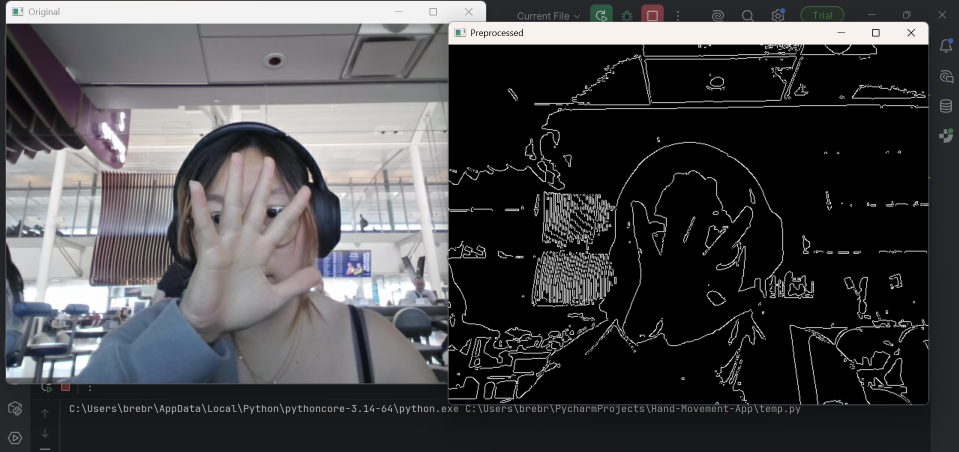
#> input picture Images/handtest1.png, 1918 x 903 px (shown at 1/2 size)
$ python -i handDetection.py   (imports and definitions only)
#> lines starting #> are read from the running program, lines starting #| are printed output that depends on the picture; after the words box and inside, x2 and y2 are one past the last pixel; in counts of white or black regions, pixels touching at a corner belong together
#> further down, picture is the input picture: shape (903, 1918, 3); mean B, G, R 74.1, 72, 72.4
import cv2

def process_frame(frame):

        #bg_subtractor = cv2.createBackgroundSubtractorMOG2()
        #put outside function to train what is background and what is not...

        #Edge detection
        gray = cv2.cvtColor(frame, cv2.COLOR_BGR2GRAY)
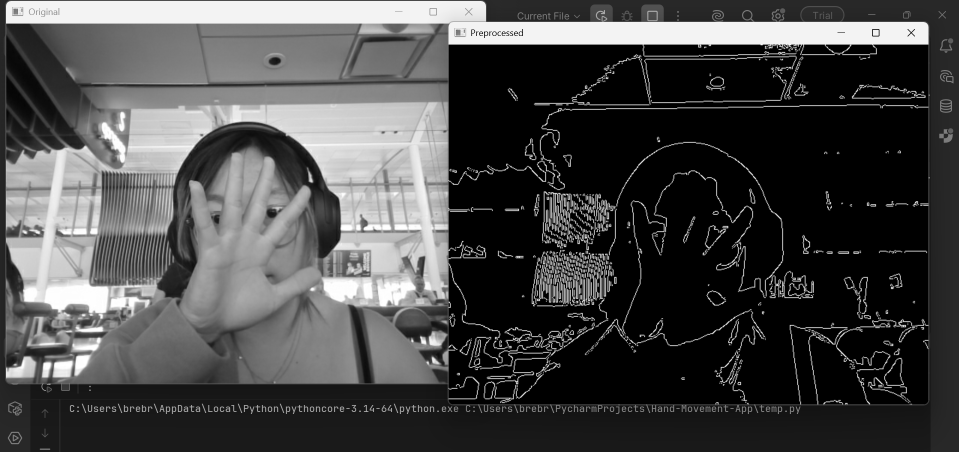
#> gray: shape (903, 1918) (shown at 1/2 size); min 0, max 255, mean 72.4
        #_, mask = cv2.threshold(gray, 120, 255, cv2.THRESH_BINARY)
        #has a threshold for black and white (no shades)
        #later, try adaptive thresholding or HSV masking depending on your goal

        #fg_mask = bg_subtractor.apply(frame)

        #Gaussian Bluring
        blurred = cv2.GaussianBlur(gray, (5, 5), 0)
        edges = cv2.Canny(blurred, 100, 700)
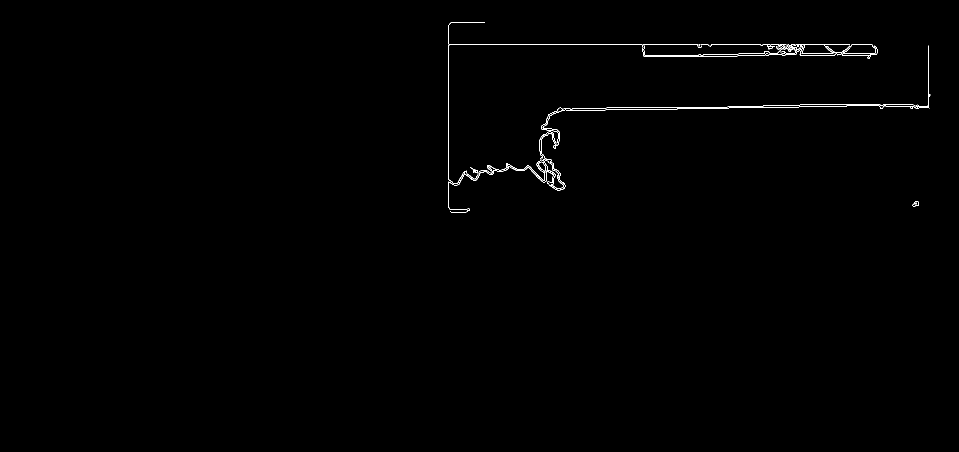
#> edges: shape (903, 1918) (shown at 1/2 size); 0.37% white in thin lines or dots, all inside (x1, y1, x2, y2) = (896, 44, 1861, 425)
        edges_bgr = cv2.cvtColor(edges, cv2.COLOR_GRAY2BGR)
        #looks for strong changes in brightness and color and outlines hte boundries
        #black images, white edges

        #100 - lower threshold
        #700 - upper threshold
        #change after testing


        return edges_bgr

>>> import cv2
>>> picture = cv2.imread('../Images/handtest1.png')
>>> result = process_frame(picture)
